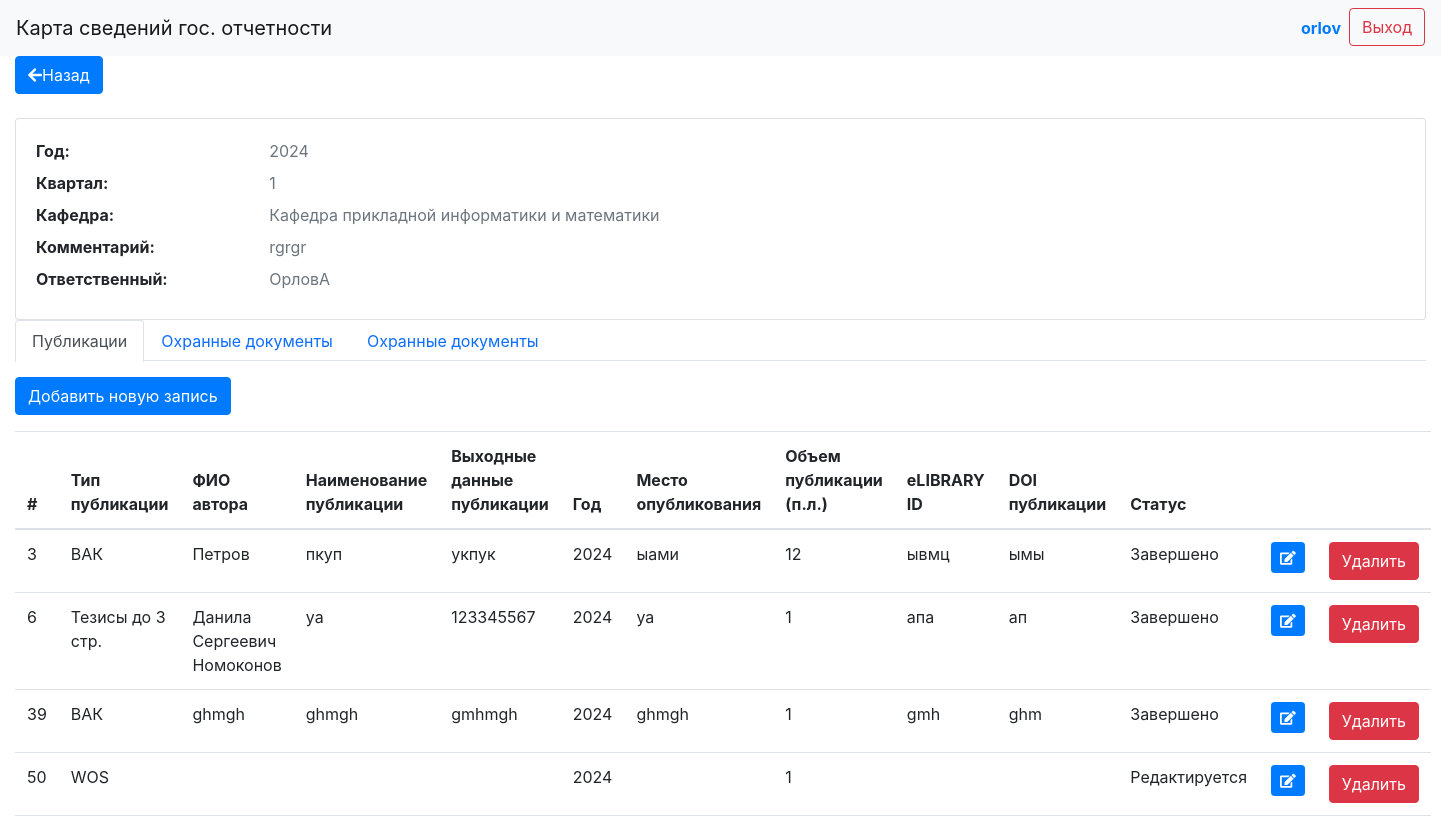
The app's page /map_details/1 (signed in) with its own data.
### gos_map/models.py (models this page shows, shortened)
class Map(models.Model):
    year = models.IntegerField(verbose_name="Год")
    quarter = models.CharField(max_length=1,choices=[("1","1"),("2","2"),("3","3"),("4","4")],verbose_name="Квартал")
    department = models.CharField(max_length=100,verbose_name="Кафедра")
    comment = models.TextField(verbose_name="Комментарий",blank=True)
    responsible = models.ForeignKey(UserManager,on_delete=models.SET_NULL,verbose_name="Ответсвенный",null=True)
    status = models.CharField(max_length=20,choices=[("E","Редактируется"),("с","Завершено")],default="Редактируется",verbose_name="Статус")
    def get_map_id(id):
        try:
            return Map.objects.get(pk=id)
        except:
            return False
    class Meta:
        verbose_name="Карты"
        verbose_name_plural='Карты'

class UserManager(models.Model):
    login=models.CharField(max_length=100,verbose_name="Логин")
    password = models.CharField(max_length=100,verbose_name='Пароль')
    full_name = models.CharField(max_length=100,verbose_name="ФИО",blank = True)
    position = models.CharField(max_length=100,choices=[("НО","Научный отдел"),("ЗДпоНР","Заместитель декана по научной работе"),("ЗК","Заведующий кафедрой")],verbose_name="Должность",blank = True)
    faculty = models.CharField(max_length=100,verbose_name="Факультет",blank = True)
    department = models.CharField(max_length=100,verbose_name="Кафедра",blank = True)
    last_login = models.DateTimeField(auto_now=True)
    def __str__(self):
            return self.login

class Publications(models.Model):
    id_map = models.ForeignKey(Map,on_delete=models.CASCADE,verbose_name="Карта")
    type_publication = models.ForeignKey(TypePublications, on_delete=models.SET_NULL,verbose_name="Тип публикации",null=True)
    full_name_author_publications = models.CharField(max_length=200,verbose_name="ФИО автора",blank=True)
    name_publication_publications = models.CharField(max_length=1000,verbose_name="Наименование публикации",blank=True)
    exit_data = models.TextField(verbose_name="Выходные данные публикации (Название журнала, Номер, Том, страницы)",blank=True)
    year = models.IntegerField(verbose_name="Год",blank=True)
    place_publication = models.TextField(verbose_name="Место опубликования",blank=True)
    volume_publication=models.IntegerField(verbose_name="Объем публикации (п.л.)",blank=True,null=True,default=1,validators=[MinValueValidator(0)])
    eLIBRARY_ID=models.CharField(max_length=50,verbose_name="eLIBRARY ID",blank=True,null=True)
    doi_publication= models.CharField(max_length=50,verbose_name="DOI публикации",blank=True,null=True)
    status = models.CharField(max_length=20,choices=[("E","Редактируется"),("с","Завершено")],default="Редактируется",verbose_name="Статус")
    class Meta:
        verbose_name="Публикации"
        verbose_name_plural='Публикации'

class TypePublications(models.Model):
    name_type_publications=models.CharField(max_length=100,verbose_name="Тип публикации")
    class Meta:
        verbose_name="Тип публикации"
        verbose_name_plural='Тип публикации'
    def __str__(self):
            return self.name_type_publications

### gos_map/views/views.py (the view, shortened to what this page needs)
# urls.py: path('map_details/<int:pk>',MapDetails.as_view(),name='map_details'),
class MapDetails(View):
    def get(self,request,pk):
        user_full_name = request.session.get('user_full_name')
        data = get_object_or_404(Map, pk=pk)
        request.session['map_id']=pk
        publications=Publications.objects.filter(id_map=Map.get_map_id(pk))
        securitydocuments = SecurityDocuments.objects.filter(id_map=Map.get_map_id(pk))
        monographs=Monographs.objects.filter(id_map=Map.get_map_id(pk))
        context = {
            'user_full_name': user_full_name,
            'map':data,
            'publications':publications,
            'publicationsforms':PublicationForms(),
            'securitydocuments':securitydocuments,
            'securitydocumentsforms':SecurityDocumentsForms(),
            'monographs':monographs,
            'monographsforms':MonographsForms()
        }
        return render(request, 'map_details.html',context)

### gos_map/models.py (called while the page is built)
    def __str__(self):
            return self.name_type_documents

    def __str__(self):
            return self.name_type_property

    def __str__(self):
        return f'{self.name_type_monographs}'

### gos_map/templates/map_details.html (shortened to what this page needs)
{% extends "base.html" %}
{% block content %}
    <div class="container-fluid">
        <a href="{% url 'home' %}" class="btn btn-primary mb-4"><i class="fas fa-arrow-left"></i>Назад
        </a>
        <div class="card">
            <div class="card-body">
                <div class="row">
                    <div class="col-md-6 text-left">
                        <div class="row mb-2">
                            <div class="col-sm-4">
                                <strong>Год:</strong>
                            </div>
                            <div class="col-sm-8"><span class="text-muted">{{ map.year }}</span>
                            </div>
                        </div>
                        <div class="row mb-2">
                            <div class="col-sm-4"><strong>Квартал:</strong>
                            </div>
                            <div class="col-sm-8"><span class="text-muted">{{ map.quarter }}</span></div>
                        </div>
                        <div class="row mb-2">
                            <div class="col-sm-4"><strong>Кафедра:</strong></div>
                            <div class="col-sm-8"><span class="text-muted">{{ map.department }}</span></div>
                        </div>
                        <div class="row mb-2">
                            <div class="col-sm-4"><strong>Комментарий:</strong></div>
                            <div class="col-sm-8"><span class="text-muted">{{ map.comment }}</span></div>
                        </div>
                        <div class="row mb-2">
                            <div class="col-sm-4"><strong>Ответственный:</strong></div>
                            <div class="col-sm-8"><span class="text-muted">{{ map.responsible }}</span></div>
                        </div>
                    </div>
                </div>
            </div>
        </div>
        <ul class="nav nav-tabs" id="myTab" role="tablist">
                <li class="nav-item" role="presentation">
                    <button class="nav-link active" id="publications-tab" data-toggle="tab"data-bs-toggle="tab" href="#tab1" data-bs-target="#publications" type="button" role="tab" aria-controls="publications" aria-selected="true" >Публикации</button>
                </li>
                <li class="nav-item" role="presentation">
                    <button class="nav-link" id="securitydocuments-tab" data-toggle="tab"data-bs-toggle="tab" href="#tab2" data-bs-target="#securitydocuments" type="button" role="tab" aria-controls="securitydocuments" aria-selected="true" >Охранные документы</button>
                </li>
                <li class="nav-item" role="presentation">
                    <button class="nav-link" id="monographs-tab" data-toggle="tab"data-bs-toggle="tab" href="#tab3" data-bs-target="#monographs" type="button" role="tab" aria-controls="monographs" aria-selected="true" >Охранные документы</button>
                </li>
        </ul>
        <div class="tab-content">
           {% include "table/table_publication.html" %}
        </div>
{% endblock %}

### gos_map/templates/table/table_publication.html
<div class="tab-pane fade show active" id="publications" role="tabpanel" aria-labelledby="publications-tab">
    <button type="button" class="btn btn-primary mt-3" data-bs-toggle="modal" data-bs-target="#PublicationModal" id='addpublication'>Добавить новую запись</button>
                <table id="publicationTable" class="table mt-3  mx-auto">
                    <thead>
                        <tr>
                            <th>#</th>
                            <th>Тип публикации</th>
                            <th>ФИО автора</th>
                            <th>Наименование публикации</th>
                            <th>Выходные данные публикации </th>
                            <th>Год</th>
                            <th>Место опубликования</th>
                            <th>Объем публикации (п.л.)</th>
                            <th>eLIBRARY ID</th>
                            <th>DOI публикации</th>
                            <th>Статус</th>
                            <th></th>
                            <th></th>
                        </tr>
                    </thead>
                    <tbody>
                        {% for publication in publications %}
                        <tr>
                            <td>{{ publication.id }}</td>
                            <td>{{ publication.type_publication}}</td>
                            <td>{{ publication.full_name_author_publications }}</td>
                            <td>{{ publication.name_publication_publications  }}</td>
                            <td>{{ publication.exit_data}}</td>
                            <td>{{ publication.year }}</td>
                            <td>{{ publication.place_publication}}</td>
                            <td>{{ publication.volume_publication}}</td>
                            <td>{{ publication.eLIBRARY_ID}}</td>
                            <td>{{ publication.doi_publication }}</td>
                            <td>{{ publication.get_status_display}}</td>
                            <td>
                                <button type="button" class="btn btn-primary btn-sm" data-toggle="modal" id="editpublication" data-id="{{ publication.id }}"><i class="fas fa-edit"></i></button>
                            </td>
                            <td>
                                <button class="btn btn-danger open-delete-modal" data-bs-toggle="modal" data-bs-target="#deletePublicationModal" data-id="{{ publication.id }}" id="deletePublication">Удалить</button>
                            </td>
                        </tr>
                        {% endfor %}
                    </tbody>
                </table>
        </div>

### records on screen
Map: year "2024", quarter "1", department "Кафедра прикладной информатики и математики", comment "rgrgr", responsible "ОрловА"
Publications: id "3", type_publication "ВАК", full_name_author_publications "Петров", name_publication_publications "пкуп", exit_data "укпук", year "2024", place_publication "ыами", volume_publication "12", eLIBRARY_ID "ывмц", doi_publication "ымы", status "Завершено"
Publications: id "6", type_publication "Тезисы до 3 стр.", full_name_author_publications "Данила Сергеевич Номоконов", name_publication_publications "уа", exit_data "123345567", year "2024", place_publication "уа", volume_publication "1", eLIBRARY_ID "апа", doi_publication "ап", status "Завершено"
Publications: id "39", type_publication "ВАК", full_name_author_publications "ghmgh", name_publication_publications "ghmgh", exit_data "gmhmgh", year "2024", place_publication "ghmgh", volume_publication "1", eLIBRARY_ID "gmh", doi_publication "ghm", status "Завершено"
Publications: id "50", type_publication "WOS", year "2024", volume_publication "1", status "Редактируется"

### other values on screen
{{ user_full_name }} "orlov"
